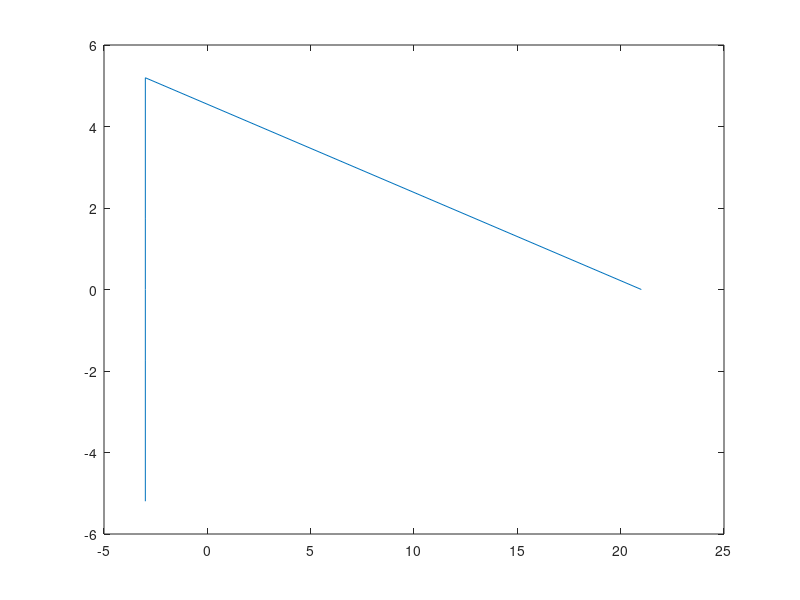

Reproduce this figure in MATLAB. (Note: this script raises an error after producing the figure.)
X=[ 21.0000,-3.0000 + 5.1962i,-3.0000 + 1.7321i,-3.0000,-3.0000 - 1.7321i, -3.0000 - 5.1962i];
N=length(X);                        
y = [0:1:N-1];                       
z = [0:1:N-1];                 
yz = y'*z;                       
WN = exp(-j*2*pi/N);                           
WNyz = WN .^ (-yz);                  
xy = (X * WNyz)/N;
figure('Name','Inverse of given series Fourier');                 
plot(X);
TITLE('G.2.2');